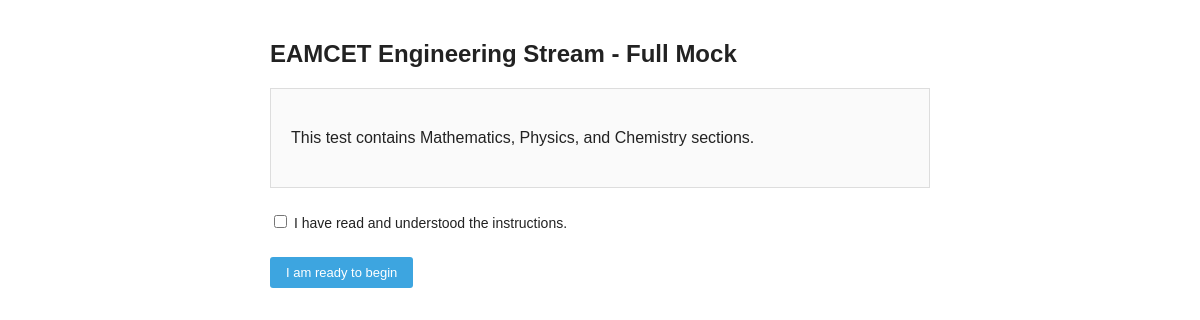
/test/2/instructions/ (signed in), run on the app's committed database.
### exams/models.py (models this page shows, shortened)
class Test(models.Model):
    title = models.CharField(max_length=255)
    system_name = models.CharField(
        max_length=50, default='C001',
        help_text="Short code shown top-left on login screen, e.g. C001"
    )
    duration_minutes = models.PositiveIntegerField(
        default=180, validators=[MinValueValidator(1)],
        help_text="Total test duration in minutes"
    )
    instructions = models.TextField(
        blank=True,
        help_text="Shown on the instructions page before the test starts"
    )
    is_active = models.BooleanField(default=True)
    created_at = models.DateTimeField(auto_now_add=True)
    class Meta:
        ordering = ['-created_at']

### exams/views.py (the view)
# urls.py: path('test/<int:test_id>/instructions/', views.test_instructions, name='test_instructions'),
@login_required
def test_instructions(request, test_id):
    test = get_object_or_404(Test, id=test_id, is_active=True)
    return render(request, 'exams/instructions.html', {'test': test})

### exams/templates/exams/instructions.html (shortened to what this page needs)
{% extends 'exams/base.html' %}
{% block content %}
<div class="instructions-page">
    <h2>{{ test.title }}</h2>
    <div class="instructions-box">
        {% if test.instructions %}
            {{ test.instructions|linebreaks }}
        {% endif %}
    </div>
    <form method="get" action="{% url 'start_test' test.id %}">
        <label class="agree-row">
            <input type="checkbox" required> I have read and understood the instructions.
        </label>
        <button type="submit" class="btn-start">I am ready to begin</button>
    </form>
</div>
{% endblock %}

### static/css/style.css (style rules this page uses)
* { box-sizing: border-box; }
body { margin: 0; font-family: Arial, Helvetica, sans-serif; background: #fff; color: #222; }
.btn-start { display: inline-block; margin-top: 10px; background: #3da5e0; color: #fff; padding: 8px 16px; text-decoration: none; border-radius: 3px; font-size: 13px; border: none; cursor: pointer; }
.instructions-page { max-width: 700px; margin: 40px auto; padding: 0 20px; }
.instructions-box { border: 1px solid #ddd; background: #fafafa; padding: 20px; margin: 16px 0 24px; line-height: 1.6; }
.agree-row { display: block; margin-bottom: 16px; font-size: 14px; }

### data on the page
Test: title "EAMCET Engineering Stream - Full Mock", instructions "This test contains Mathematics, Physics, and Chemistry sections."
